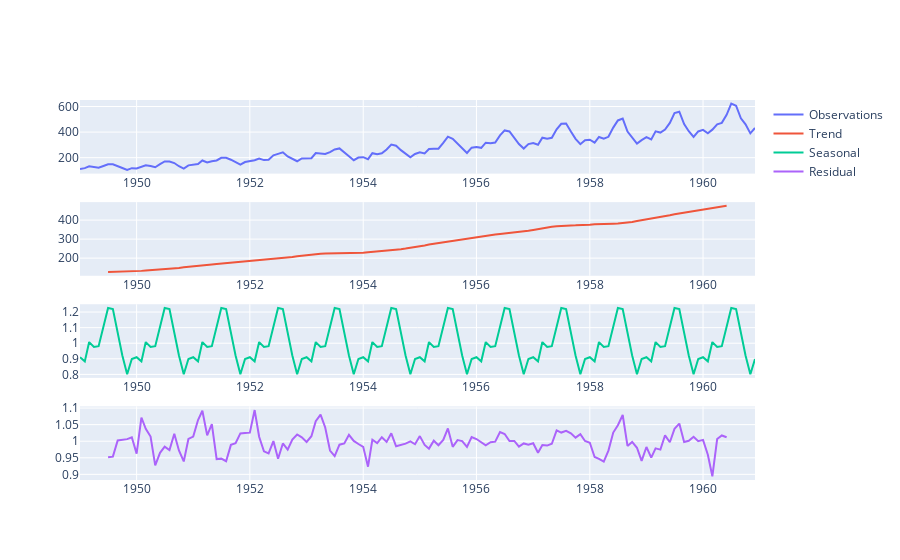

The notebook cell this image was saved under:
### Code cell
# Будуємо графік наших спостережень, тренду, сеззонності та залишків
fig = make_subplots(rows= 4, cols = 1)

fig.append_trace(Scatter(x = decompose_result.observed.index,
                        y = decompose_result.observed.values,
                        name = 'Observations'),
                row = 1, col = 1)

fig.append_trace(Scatter(x = decompose_result.trend.index,
                        y = decompose_result.trend.values,
                        name = 'Trend'),
                row = 2, col = 1)
fig.append_trace(Scatter(x = decompose_result.seasonal.index,
                        y = decompose_result.seasonal.values,
                        name = 'Seasonal'),
                row = 3, col = 1)
fig.append_trace(Scatter(x = decompose_result.resid.index,
                        y = decompose_result.resid.values,
                        name = 'Residual'),
                row = 4, col = 1)
fig.show()

### Figure 1 — Plotly figure (JSON) as saved in the notebook; plotly's stock layout.template omitted (floating-point values rounded to 4 significant figures; data arrays with more than 128 entries replaced by an {"elided": "..."} marker saying what was removed)
{"data": [{"name": "Observations", "type": "scatter", "x": {"elided": "144 str values"}, "xaxis": "x", "y": {"elided": "144 int values"}, "yaxis": "y"}, {"name": "Trend", "type": "scatter", "x": {"elided": "144 str values"}, "xaxis": "x2", "y": {"elided": "144 float values"}, "yaxis": "y2"}, {"name": "Seasonal", "type": "scatter", "x": {"elided": "144 str values"}, "xaxis": "x3", "y": {"elided": "144 float values"}, "yaxis": "y3"}, {"name": "Residual", "type": "scatter", "x": {"elided": "144 str values"}, "xaxis": "x4", "y": {"elided": "144 float values"}, "yaxis": "y4"}], "layout": {"xaxis": {"anchor": "y", "domain": [0, 1]}, "xaxis2": {"anchor": "y2", "domain": [0, 1]}, "xaxis3": {"anchor": "y3", "domain": [0, 1]}, "xaxis4": {"anchor": "y4", "domain": [0, 1]}, "yaxis": {"anchor": "x", "domain": [0.8063, 1]}, "yaxis2": {"anchor": "x2", "domain": [0.5375, 0.7312]}, "yaxis3": {"anchor": "x3", "domain": [0.2687, 0.4625]}, "yaxis4": {"anchor": "x4", "domain": [0, 0.1938]}}}
